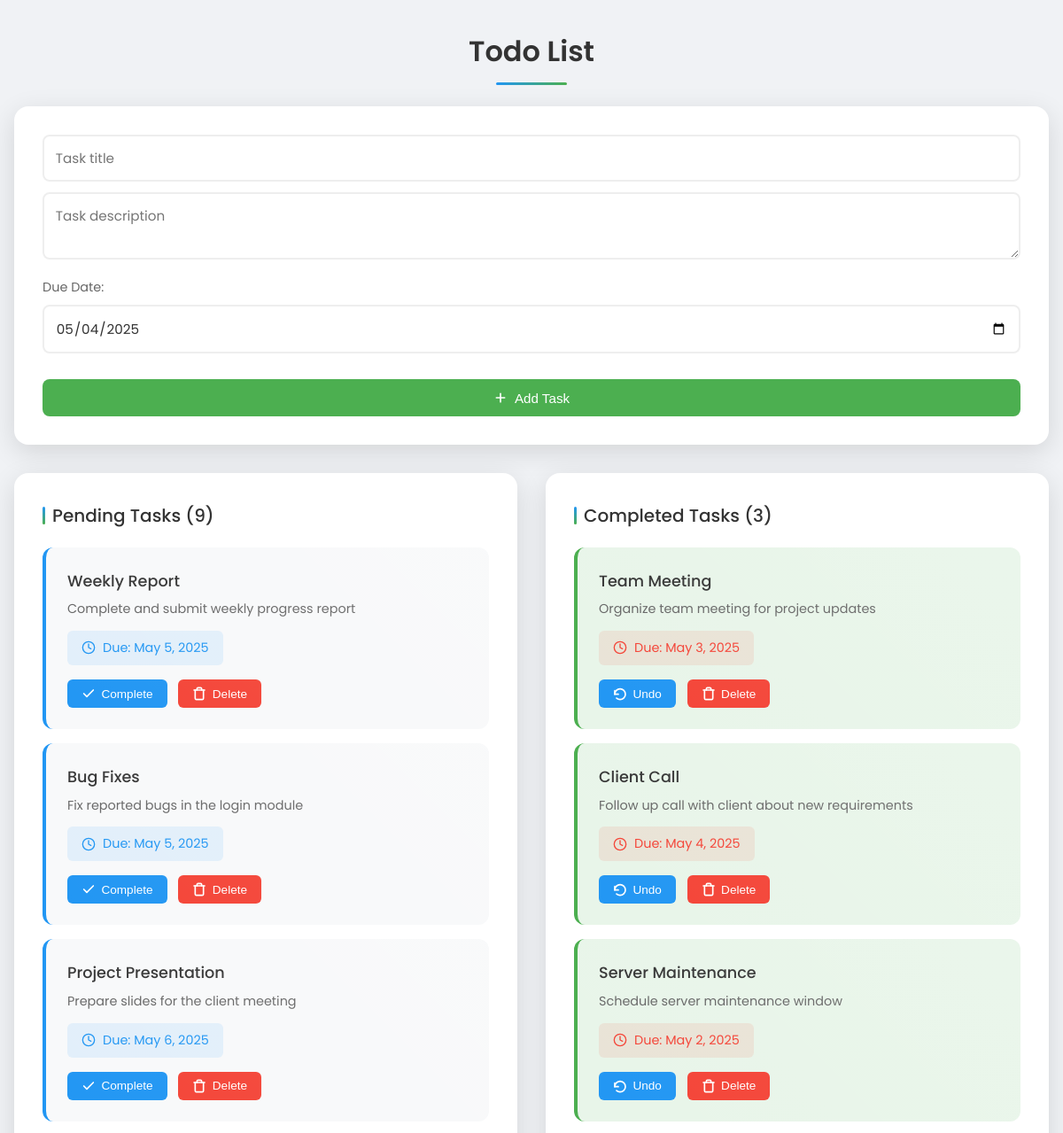
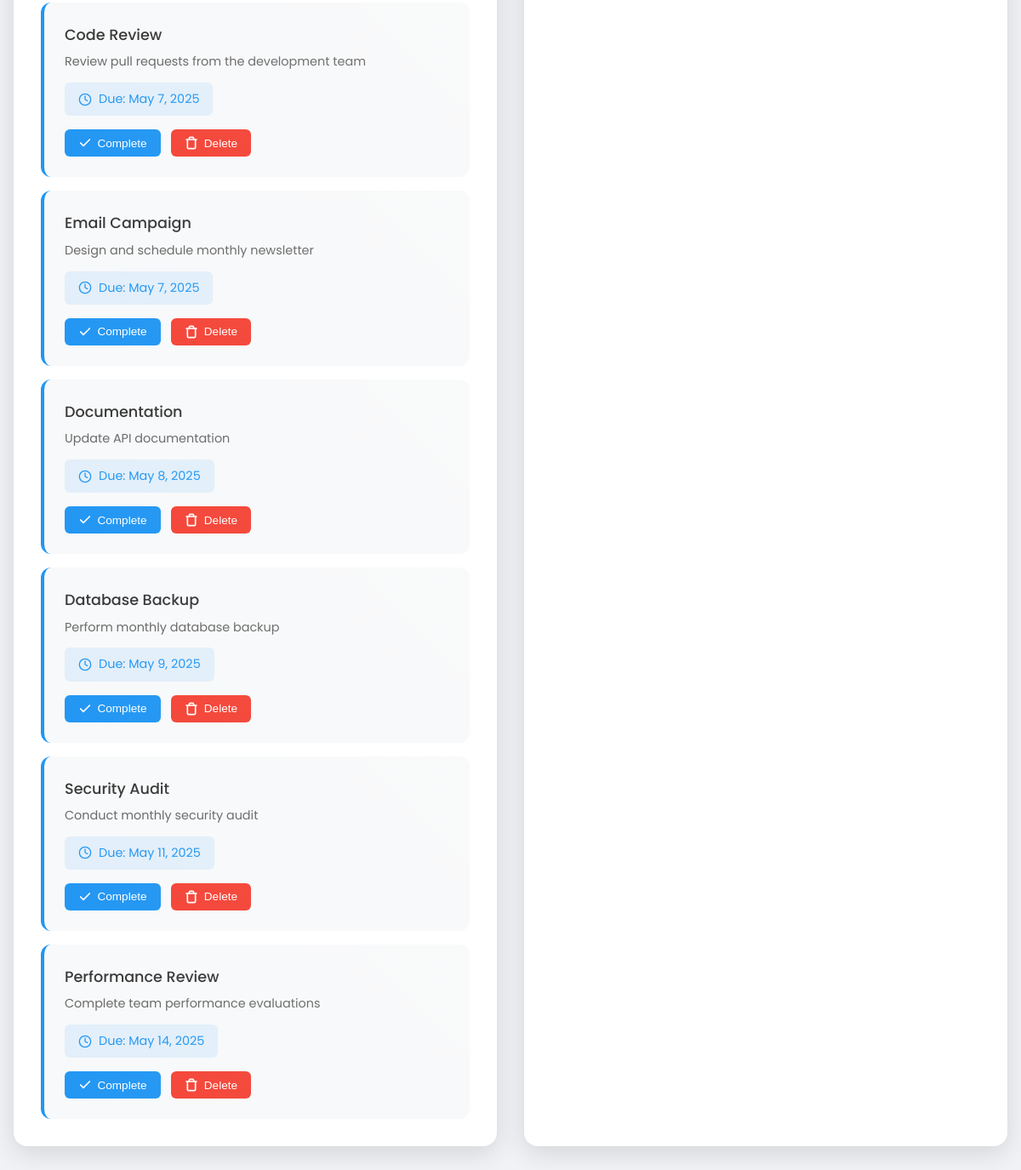
The page / on the database its author committed (2 pictures, top to bottom).
### tables this page shows
CREATE TABLE IF NOT EXISTS tasks (
    id INT AUTO_INCREMENT PRIMARY KEY,
    title VARCHAR(255) NOT NULL,
    description TEXT,
    status ENUM('pending', 'completed') DEFAULT 'pending',
    due_date DATE,
    created_at TIMESTAMP DEFAULT CURRENT_TIMESTAMP
);

### index.php (the view, shortened to what this page needs)
<?php
require 'config.php';
try {
    $pending='pending';
    $completed='completed';
    $pendingStmt = $db->prepare("SELECT * FROM tasks WHERE status = :stat ORDER BY
        CASE
            WHEN due_date IS NULL THEN 1
            ELSE 0
        END,
        due_date ASC,
        created_at DESC");
        $pendingStmt->bindParam(':stat',$pending);
    $pendingStmt->execute();
    $pendingTasks = $pendingStmt->fetchAll(PDO::FETCH_ASSOC);
    $completedStmt = $db->prepare("SELECT * FROM tasks WHERE status = :stat ORDER BY created_at DESC");
    $completedStmt->bindParam(':stat',$completed);
    $completedStmt->execute();
    $completedTasks = $completedStmt->fetchAll(PDO::FETCH_ASSOC);
} catch (PDOException $e) {
    error_log("Veritabanı hatası: " . $e->getMessage());
    die("Bir hata oluştu, lütfen daha sonra tekrar deneyin.");
}
class Icons {
    public static function getSvgIcon($type, $width = 16, $height = 16) {
        $icons = [
            'add' => '<svg width="{w}" height="{h}" viewBox="0 0 24 24" fill="none" stroke="currentColor" stroke-width="2" stroke-linecap="round" stroke-linejoin="round"><line x1="12" y1="5" x2="12" y2="19"></line><line x1="5" y1="12" x2="19" y2="12"></line></svg>',
            'complete' => '<svg width="{w}" height="{h}" viewBox="0 0 24 24" fill="none" stroke="currentColor" stroke-width="2" stroke-linecap="round" stroke-linejoin="round"><polyline points="20 6 9 17 4 12"></polyline></svg>',
            'delete' => '<svg width="{w}" height="{h}" viewBox="0 0 24 24" fill="none" stroke="currentColor" stroke-width="2" stroke-linecap="round" stroke-linejoin="round"><path d="M3 6h18"></path><path d="M19 6v14c0 1-1 2-2 2H7c-1 0-2-1-2-2V6"></path><path d="M8 6V4c0-1 1-2 2-2h4c1 0 2 1 2 2v2"></path></svg>'
        ];
        return str_replace(['{w}', '{h}'], [$width, $height], $icons[$type] ?? '');
    }
}
?>
<!DOCTYPE html>
<html lang="en">
<head>
    <link rel="stylesheet" href="style.css">
</head>
<body>
    <div class="container">
        <h1>Todo List</h1>
        <form id="taskForm" method="POST" class="task-form">
            <input type="text" name="title" placeholder="Task title" >
            <textarea name="description" placeholder="Task description"></textarea>
            <div class="form-row">
                <div class="date-input">
                    <label for="due_date">Due Date:</label>
                    <input type="date" name="due_date" id="due_date"
                           min="<?php echo date('Y-m-d'); ?>"
                           value="<?php echo date('Y-m-d'); ?>">
                </div>
            </div>
            <button type="submit" name="add_task"><?php echo Icons::getSvgIcon('add'); ?> Add Task</button>
        </form>
        <div class="task-sections">
            <div class="task-section">
                <h2>Pending Tasks (<?php echo count($pendingTasks); ?>)</h2>
                <div id="pendingTasks" class="task-list">
                    <?php foreach ($pendingTasks as $task): ?>
                    <div class="task-item" data-id="<?php echo $task['id']; ?>" onclick="showTaskDetails(this)">
                        <h3><?php echo htmlspecialchars($task['title']); ?></h3>
                        <p><?php echo htmlspecialchars($task['description']); ?></p>
                        <?php if ($task['due_date']): ?>
                        <div class="task-due-date <?php echo strtotime($task['due_date']) < time() ? 'overdue' : ''; ?>">
                            <svg width="16" height="16" viewBox="0 0 24 24" fill="none" stroke="currentColor" stroke-width="2" stroke-linecap="round" stroke-linejoin="round">
                                <circle cx="12" cy="12" r="10"></circle>
                                <polyline points="12 6 12 12 16 14"></polyline>
                            </svg>
                            Due: <?php echo date('M j, Y', strtotime($task['due_date'])); ?>
                        </div>
                        <?php endif; ?>
                        <div class="task-actions" onclick="event.stopPropagation();">
                            <button onclick="event.stopPropagation(); toggleStatus(<?php echo $task['id']; ?>)"><?php echo Icons::getSvgIcon('complete'); ?> Complete</button>
                            <button onclick="event.stopPropagation(); deleteTask(<?php echo $task['id']; ?>)"><?php echo Icons::getSvgIcon('delete'); ?> Delete</button>
                        </div>
                    </div>
                    <?php endforeach; ?>
                </div>
            </div>
            <div class="task-section">
                <h2>Completed Tasks (<?php echo count($completedTasks); ?>)</h2>
                <div id="completedTasks" class="task-list">
                    <?php foreach ($completedTasks as $task): ?>
                    <div class="task-item completed" data-id="<?php echo $task['id']; ?>" onclick="showTaskDetails(this)">
                        <h3><?php echo htmlspecialchars($task['title']); ?></h3>
                        <p><?php echo htmlspecialchars($task['description']); ?></p>
                        <?php if ($task['due_date']): ?>
                        <div class="task-due-date <?php echo strtotime($task['due_date']) < time() ? 'overdue' : ''; ?>">
                            <svg width="16" height="16" viewBox="0 0 24 24" fill="none" stroke="currentColor" stroke-width="2" stroke-linecap="round" stroke-linejoin="round">
                                <circle cx="12" cy="12" r="10"></circle>
                                <polyline points="12 6 12 12 16 14"></polyline>
                            </svg>
                            Due: <?php echo date('M j, Y', strtotime($task['due_date'])); ?>
                        </div>
                        <?php endif; ?>
                        <div class="task-actions" onclick="event.stopPropagation();">
                            <button onclick="event.stopPropagation(); toggleStatus(<?php echo $task['id']; ?>)"><?php echo Icons::getSvgIcon('complete'); ?> Undo</button>
                            <button onclick="event.stopPropagation(); deleteTask(<?php echo $task['id']; ?>)"><?php echo Icons::getSvgIcon('delete'); ?> Delete</button>
                        </div>
                    </div>
                    <?php endforeach; ?>
                </div>
            </div>
        </div>
    </div>
</body>
</html>

### style.css (style rules this page uses)
:root { --primary-color: #2196F3; --success-color: #4CAF50; --danger-color: #f44336; --text-color: #333; --bg-color: #f0f2f5; --card-shadow: 0 8px 30px rgba(0, 0, 0, 0.12); --hover-shadow: 0 12px 40px rgba(0, 0, 0, 0.15); }
* { margin: 0; padding: 0; box-sizing: border-box; }
body { font-family: 'Poppins', sans-serif; line-height: 1.6; background-color: var(--bg-color); color: var(--text-color); }
.container { max-width: 1200px; margin: 2rem auto; padding: 0 1rem; }
h1 { text-align: center; color: var(--text-color); margin-bottom: 1.5rem; font-size: 2rem; font-weight: 600; position: relative; padding-bottom: 0.8rem; }
h1::after { content: ''; position: absolute; bottom: 0; left: 50%; transform: translateX(-50%); width: 80px; height: 3px; background: linear-gradient(to right, var(--primary-color), var(--success-color)); border-radius: 2px; }
h2 { color: var(--text-color); margin-bottom: 1.2rem; font-weight: 500; font-size: 1.25rem; display: flex; align-items: center; gap: 0.5rem; }
h2::before { content: ''; display: block; width: 3px; height: 20px; background: linear-gradient(to bottom, var(--primary-color), var(--success-color)); border-radius: 2px; }
.task-form { background: white; padding: 2rem; border-radius: 16px; box-shadow: var(--card-shadow); margin-bottom: 2rem; transition: all 0.3s ease; }
.task-form input, .task-form textarea { width: 100%; padding: 0.8rem; margin-bottom: 0.8rem; border: 2px solid #eee; border-radius: 8px; font-family: 'Poppins', sans-serif; font-size: 0.95rem; transition: all 0.3s ease; }
.task-form button, .task-actions button { display: inline-flex; align-items: center; gap: 0.5rem; padding: 0.8rem 1.2rem; border: none; border-radius: 8px; cursor: pointer; font-size: 0.95rem; font-weight: 500; transition: all 0.3s ease; }
.task-sections { display: grid; grid-template-columns: repeat(auto-fit, minmax(350px, 1fr)); gap: 2rem; }
.task-section { background: white; padding: 2rem; border-radius: 16px; box-shadow: var(--card-shadow); transition: all 0.3s ease; }
.task-list { display: grid; gap: 1rem; }
.task-item { background: #f8f9fa; padding: 1.5rem; border-radius: 12px; border-left: 4px solid var(--primary-color); transition: all 0.3s ease; position: relative; overflow: hidden; }
.task-item::before { content: ''; position: absolute; top: 0; left: 0; width: 100%; height: 100%; background: linear-gradient(45deg, transparent, rgba(255, 255, 255, 0.1)); pointer-events: none; }
.task-item.completed { background: #e8f5e9; border-left-color: var(--success-color); }
.task-item h3 { color: var(--text-color); margin-bottom: 0.4rem; font-weight: 500; font-size: 1.1rem; }
.task-item p { color: #666; margin-bottom: 0.8rem; font-size: 0.9rem; }
.task-actions { display: flex; gap: 0.8rem; }
.task-actions button { padding: 0.5rem 1rem; border: none; border-radius: 6px; cursor: pointer; font-size: 0.85rem; font-weight: 500; transition: all 0.3s ease; display: flex; align-items: center; gap: 0.4rem; }
.task-actions button:first-child { background: var(--primary-color); color: white; }
.task-actions button:last-child { background: var(--danger-color); color: white; }
.form-row { display: block; }
.date-input { margin-bottom: 1rem; width: 100%; }
.date-input label { display: block; margin-bottom: 0.5rem; color: #666; font-size: 0.9rem; }
.date-input input[type="date"] { width: 100%; padding: 0.8rem; border: 2px solid #eee; border-radius: 8px; font-family: 'Poppins', sans-serif; font-size: 0.95rem; color: var(--text-color); transition: all 0.3s ease; }
.task-form button[type="submit"] { width: 100%; justify-content: center; background: var(--success-color); color: white; padding: 0.8rem; font-size: 0.95rem; font-weight: 500; }
.task-due-date { display: inline-flex; align-items: center; gap: 0.5rem; padding: 0.5rem 1rem; background: rgba(33, 150, 243, 0.1); color: var(--primary-color); border-radius: 6px; font-size: 0.9rem; margin-bottom: 1rem; }
.task-due-date svg { stroke-width: 2; }
.task-due-date.overdue { background: rgba(244, 67, 54, 0.1); color: var(--danger-color); }

### rows shown on the page
tasks: title "Weekly Report", description "Complete and submit weekly progress report", due_date "May 5, 2025"
tasks: title "Bug Fixes", description "Fix reported bugs in the login module", due_date "May 5, 2025"
tasks: title "Project Presentation", description "Prepare slides for the client meeting", due_date "May 6, 2025"
tasks: title "Code Review", description "Review pull requests from the development team", due_date "May 7, 2025"
tasks: title "Email Campaign", description "Design and schedule monthly newsletter", due_date "May 7, 2025"
tasks: title "Documentation", description "Update API documentation", due_date "May 8, 2025"
tasks: title "Database Backup", description "Perform monthly database backup", due_date "May 9, 2025"
tasks: title "Security Audit", description "Conduct monthly security audit", due_date "May 11, 2025"
tasks: title "Performance Review", description "Complete team performance evaluations", due_date "May 14, 2025"
tasks: title "Team Meeting", description "Organize team meeting for project updates", due_date "May 3, 2025"
tasks: title "Client Call", description "Follow up call with client about new requirements", due_date "May 4, 2025"
tasks: title "Server Maintenance", description "Schedule server maintenance window", due_date "May 2, 2025"

### other values the page prints
count($pendingTasks) "9"
count($completedTasks) "3"
